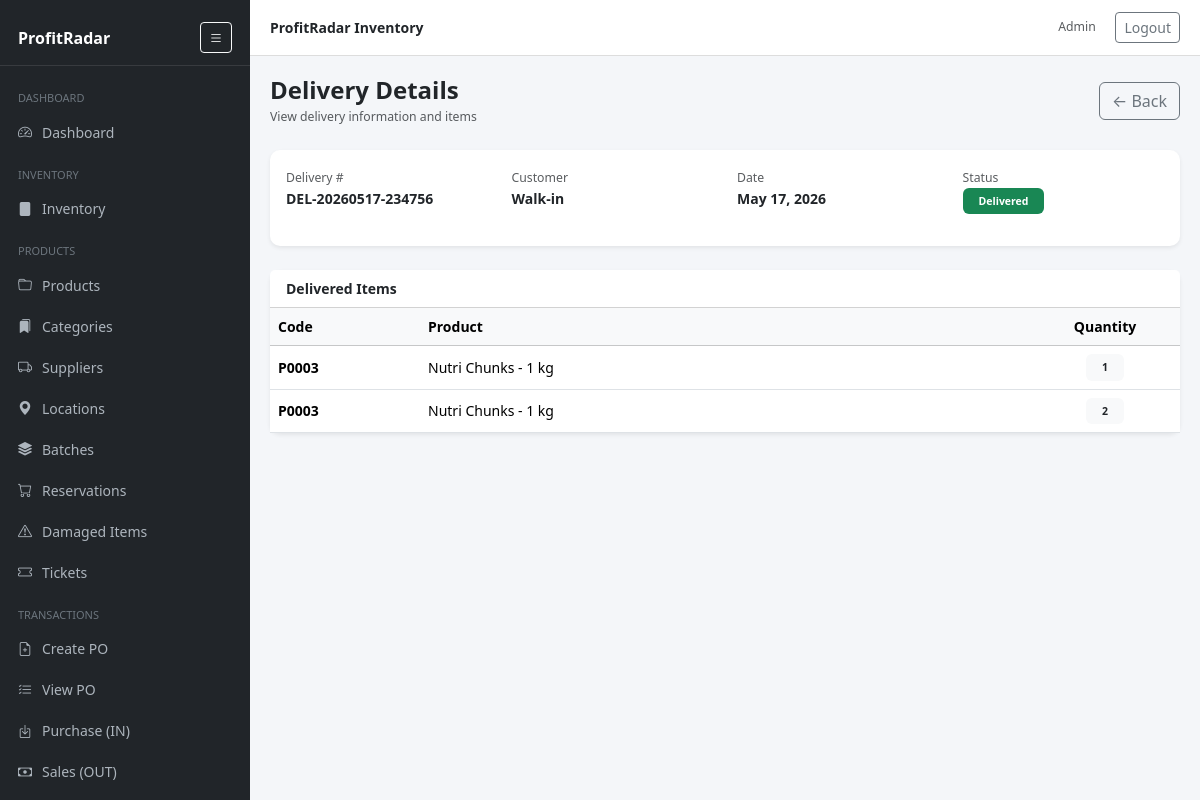
Screenshot of /deliveries/view.php?id=23 (signed in) with the database file from the repository.
### tables this page shows
CREATE TABLE `deliveries` (
  `id` int(11) NOT NULL,
  `delivery_number` varchar(50) DEFAULT NULL,
  `transaction_id` int(11) NOT NULL,
  `customer_id` int(11) NOT NULL,
  `delivery_date` datetime DEFAULT current_timestamp(),
  `status` enum('partial','delivered','cancelled') DEFAULT 'partial',
  `tracking_number` varchar(100) DEFAULT NULL,
  `delivered_by` int(11) DEFAULT NULL,
  `notes` text DEFAULT NULL,
  `created_at` datetime DEFAULT current_timestamp()
);

CREATE TABLE `delivery_items` (
  `id` int(11) NOT NULL,
  `delivery_id` int(11) NOT NULL,
  `product_id` int(11) NOT NULL,
  `quantity` int(11) NOT NULL,
  `transaction_item_id` int(11) NOT NULL
);

CREATE TABLE `products` (
  `id` int(11) NOT NULL,
  `code` varchar(64) NOT NULL,
  `name` varchar(200) NOT NULL,
  `product_type` enum('retail','wholesale') NOT NULL DEFAULT 'retail',
  `category` varchar(120) DEFAULT NULL,
  `category_id` int(11) DEFAULT NULL,
  `location_id` int(11) DEFAULT NULL,
  `supplier_id` int(11) DEFAULT NULL,
  `location` varchar(120) DEFAULT NULL,
  `cost_price` decimal(12,2) DEFAULT 0.00,
  `sell_price` decimal(12,2) DEFAULT 0.00,
  `promo_discount_type` enum('percent','amount') DEFAULT NULL,
  `promo_discount_value` decimal(10,2) DEFAULT NULL,
  `sold_by` enum('each','weight') NOT NULL DEFAULT 'each',
  `unit` varchar(20) NOT NULL DEFAULT 'pc',
  `wholesale_price` decimal(10,2) NOT NULL DEFAULT 0.00,
  `barcode` varchar(128) DEFAULT NULL,
  `low_stock_threshold` int(11) DEFAULT NULL,
  `stock_qty` decimal(12,3) NOT NULL DEFAULT 0.000,
  `reserved_qty` int(11) NOT NULL DEFAULT 0,
  `is_active` tinyint(1) NOT NULL DEFAULT 1,
  `created_at` timestamp NOT NULL DEFAULT current_timestamp(),
  `updated_at` timestamp NULL DEFAULT NULL,
  `retail_stock` decimal(12,3) NOT NULL DEFAULT 0.000,
  `wholesale_stock` decimal(12,3) NOT NULL DEFAULT 0.000,
  `sale_type` enum('retail','wholesale') NOT NULL DEFAULT 'retail',
  `user_id` int(11) NOT NULL
);

### includes/functions.php (called while the page is built, shortened)
<?php
function h($s){ return htmlspecialchars((string)$s, ENT_QUOTES, 'UTF-8'); }

### deliveries/view.php (the view, shortened to what this page needs)
<?php
require_once __DIR__.'/../includes/header.php';
$pdo = getDB();
$id = $_GET['id'] ?? null;
$id = (int)$id;
$stmt = $pdo->prepare("
SELECT
    d.delivery_number,
    d.delivery_date,
    d.status,
    c.name AS customer
FROM deliveries d
LEFT JOIN customers c ON c.id = d.customer_id
WHERE d.id = ?
");
$stmt->execute([$id]);
$delivery = $stmt->fetch(PDO::FETCH_ASSOC);
$stmt = $pdo->prepare("
SELECT
    p.code,
    p.name,
    di.quantity
FROM delivery_items di
JOIN products p ON p.id = di.product_id
WHERE di.delivery_id = ?
");
$stmt->execute([$id]);
$items = $stmt->fetchAll(PDO::FETCH_ASSOC);
function statusBadge($status){
    $status = strtolower(trim($status));
    switch ($status) {
        case 'delivered':
            return '<span class="badge bg-success px-3 py-2">Delivered</span>';
    }
}
?>
<div class="d-flex justify-content-between align-items-center mb-4">
    <div>
        <h4 class="fw-semibold mb-0">Delivery Details</h4>
        <small class="text-muted">View delivery information and items</small>
    </div>
    <a href="index.php" class="btn btn-outline-secondary">
        ← Back
    </a>
</div>
<div class="card shadow-sm mb-4 border-0">
    <div class="card-body">
        <div class="row text-center text-md-start">
            <div class="col-md-3 mb-3">
                <small class="text-muted">Delivery #</small><br>
                <strong><?= h($delivery['delivery_number'] ?? $id) ?></strong>
            </div>
            <div class="col-md-3 mb-3">
                <small class="text-muted">Customer</small><br>
                <strong><?= h($delivery['customer'] ?? 'Walk-in') ?></strong>
            </div>
            <div class="col-md-3 mb-3">
                <small class="text-muted">Date</small><br>
                <strong><?= date('M d, Y', strtotime($delivery['delivery_date'])) ?></strong>
            </div>
            <div class="col-md-3 mb-3">
                <small class="text-muted">Status</small><br>
                <?= statusBadge($delivery['status'] ?? '') ?>
            </div>
        </div>
    </div>
</div>
<div class="card shadow-sm border-0">
<div class="card-header bg-white fw-semibold">
    Delivered Items
</div>
<div class="table-responsive">
<table class="table table-hover align-middle mb-0">
<thead class="table-light">
<tr>
<th style="width:150px">Code</th>
<th>Product</th>
<th class="text-center" style="width:150px">Quantity</th>
</tr>
</thead>
<tbody>
<?php if (!$items): ?>
<tr>
<td colspan="3" class="text-center text-muted py-5">
No items in this delivery.
</td>
</tr>
<?php else: ?>
<?php foreach ($items as $row): ?>
<tr>
<td class="fw-semibold">
<?= h($row['code']) ?>
</td>
<td>
<?= h($row['name']) ?>
</td>
<td class="text-center">
<span class="badge bg-light text-dark px-3 py-2">
<?= (int)$row['quantity'] ?>
</span>
</td>
</tr>
<?php endforeach; ?>
<?php endif; ?>
</tbody>
</table>
</div>
</div>
<?php require_once __DIR__.'/../includes/footer.php'; ?>

### includes/header.php (style rules this page uses)
body { background:#f4f6f9; font-size:14px; }
.card { border:0; border-radius:10px; box-shadow:0 2px 10px rgba(0,0,0,.05); }

### rows the page displays
deliveries: delivery_number "DEL-20260517-234756", delivery_date "May 17, 2026"
delivery_items: product.code "P0003", product.name "Nutri Chunks - 1 kg", quantity "1"
delivery_items: product.code "P0003", product.name "Nutri Chunks - 1 kg", quantity "2"

### other values shown
APP_NAME "ProfitRadar Inventory"
current_user()['name'] "Admin"
$delivery['customer'] "Walk-in"
